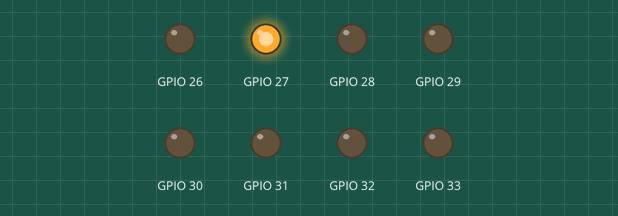
Recording of a sketch running on a simulated ESP32. Parts: output pins drawn as LEDs (lit = HIGH).

Above: at 0.3 s.
At 0.9 s:
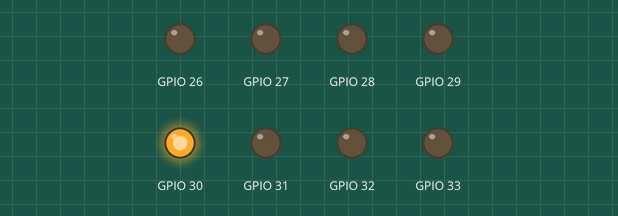
At 1.6 s:
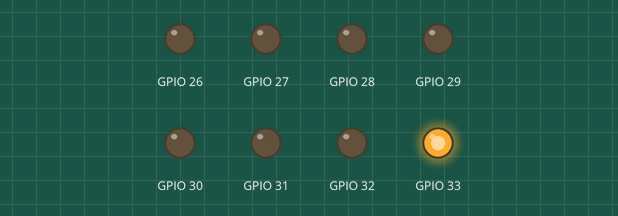
At 2.7 s:
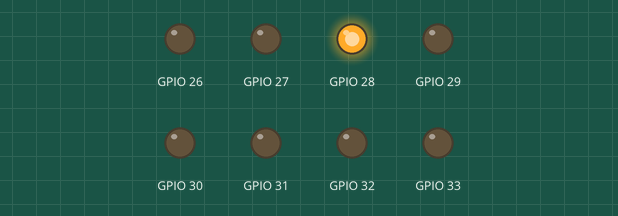
At 3.9 s:
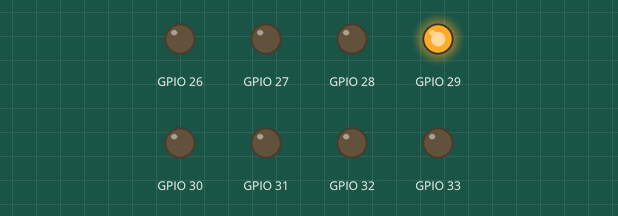
At 6.4 s:
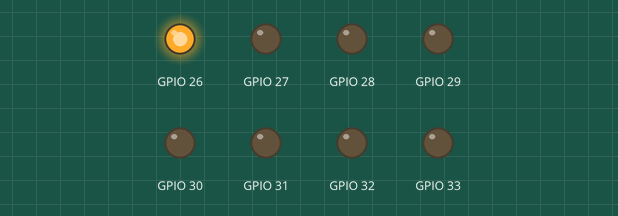
Timing chart, 0 to 7.4 s (numbered marks = the images above):
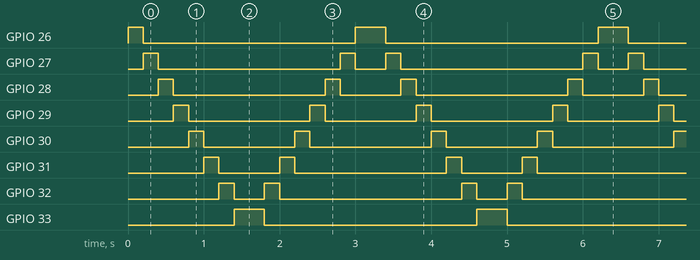

Measured:
- by itself, GPIO 26: repeats every 3.2 s: LOW 2.8 s, HIGH 0.40 s
- by itself, GPIO 27: repeats every 3.2 s: LOW 2.4 s, HIGH 0.20 s, LOW 0.40 s, HIGH 0.20 s
- by itself, GPIO 28: repeats every 3.2 s: LOW 2.0 s, HIGH 0.20 s, LOW 0.80 s, HIGH 0.20 s
- by itself, GPIO 29: repeats every 3.2 s: LOW 1.6 s, HIGH 0.20 s, LOW 1.2 s, HIGH 0.20 s
- by itself, GPIO 30: repeats every 3.2 s: LOW 1.2 s, HIGH 0.20 s, LOW 1.6 s, HIGH 0.20 s
- by itself, GPIO 31: repeats every 3.2 s: LOW 0.80 s, HIGH 0.20 s, LOW 2.0 s, HIGH 0.20 s
- by itself, GPIO 32: repeats every 3.2 s: LOW 0.40 s, HIGH 0.20 s, LOW 2.4 s, HIGH 0.20 s
- by itself, GPIO 33: alternates HIGH for 0.40 s and LOW for 2.8 s

The sketch:

ArduinoG1Z1.ino
```cpp
// lampice se pale i gase tako sto idu sa leva na desno i kada dodje do kraja obrne smer
int brojac = 0;
bool isLevo = true;


void setup() {
  for(int i = 0; i < 8; i++)
  {
    pinMode(26+i, OUTPUT);
    digitalWrite(26+i, LOW);
  }

  Serial.begin(9600); //uspostavlja uart komunikaciju


}

void loop() {
  if(isLevo)
  {
    digitalWrite(26 + brojac, HIGH);
    delay(200);
    digitalWrite(26 + brojac, LOW);
  }
  else
  {
    digitalWrite(33 - brojac, HIGH);
    delay(200);
    digitalWrite(33 - brojac, LOW);
  }

  brojac++;
  if(brojac == 8)
  {
    brojac = 0;
    isLevo = !isLevo;
  }
/*
  for(int i = 0; i < 8; i++)
  {
    digitalWrite(26 + i, HIGH);
    delay(200);
    digitalWrite(26 + i, LOW);
  }
  for(int i = 0; i < 8; i++)
  {
    digitalWrite(33 - i, HIGH);
    delay(200);
    digitalWrite(33 - i, LOW);
  }
  */
}
```
